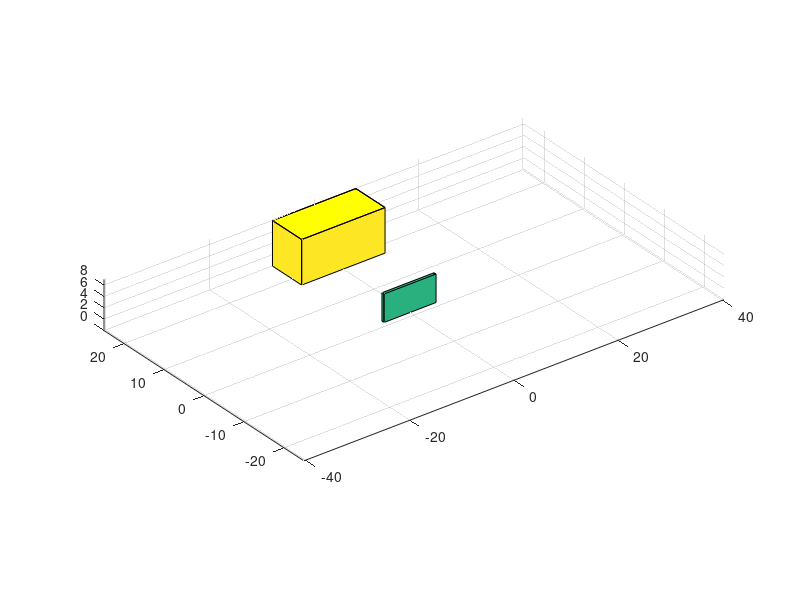

Source code (MATLAB):
ballsWeight=[[340,69],[390,69],[450,68.83185 ]];
 	 
clear;

disp("Free Kick Simulator");

% Get input from the user

% Constant Variable
AD = 1.2;       % Air Density at Sea Level (kg/m^3)
DC = 0.8;       % Drag Coefficient
cross_section = 0.1;  % Cross section area of a soccer ball (varies in size)
G = 1;              % Gravity
D = AD * DC * cross_section; % Drag Calculation

ball_mass = 2;      % Mass of the Ball (varies in size)
foot_mass = 1.43;      % Mass of the Foot
e = 0.68;       % Coefficient 
Vf1 = 1;            % Velocity of the foot before Kick
Vf2 = 1;            % Velocity of the foot after Kick
Vb1 = 0;        % Velocity of the ball before Kick (Constant value 0)
Vb2 = (Vf1 * (foot_mass * (1+ e)) + Vb1 * (ball_mass - e * foot_mass)) / (foot_mass + ball_mass); % Velocity of the ball after Kick

%goal post
l =  8;                                                 % Length
w = 7.3;                                                 % Width
h = 8;                                                 % Height
X = [-1  -1   1   1  -1; -1  -1   1   1  -1]*l;
Y = [2.42  3.42   3.42  2.42  2.42; 2.42   3.42   3.42  2.42  2.42]*w;
Z = [ 1   1   1   1   1;  0   0   0   0   0]*h;
figure(1)
surf(X, Y, Z)                                           % Plot Walls post
hold on
patch(X(1,:), Y(1,:), Z(1,:), 'y')                     

wX = [-1  -1   1   1  -1; -1  -1   1   1  -1]*5;
wY = [2  3   3  2  2; 2   3   3  2  2]*0.5;
wZ = [ 1   1   1   1   1;  0   0   0   0   0]*5;

surf(wX, wY, wZ)                                           % Plot Wall of meat
patch(X(1,:) + 15, Y(1,:) + 20, Z(1,:), 'y')            

hold off
grid on
axis equal
axis([-40.3  40.3 -25  25        0  9])
